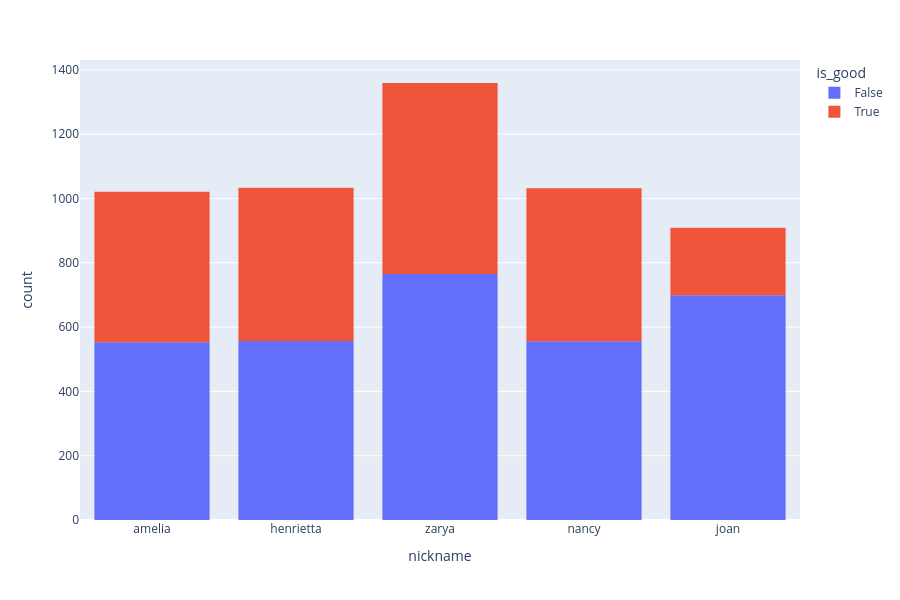

The notebook cell saved with this chart:
### Code cell
px.histogram(passes, x="nickname", color="is_good", height=600)

### Figure 1 — Plotly figure (JSON) as saved in the notebook; plotly's stock layout.template omitted (floating-point values rounded to 4 significant figures; data arrays with more than 128 entries replaced by an {"elided": "..."} marker saying what was removed)
{"data": [{"bingroup": "x", "hovertemplate": "is_good=False<br>nickname=%{x}<br>count=%{y}<extra></extra>", "legendgroup": "False", "marker": {"color": "#636efa", "pattern": {"shape": ""}}, "name": "False", "orientation": "v", "showlegend": true, "type": "histogram", "x": {"elided": "3130 str values"}, "xaxis": "x", "yaxis": "y"}, {"bingroup": "x", "hovertemplate": "is_good=True<br>nickname=%{x}<br>count=%{y}<extra></extra>", "legendgroup": "True", "marker": {"color": "#EF553B", "pattern": {"shape": ""}}, "name": "True", "orientation": "v", "showlegend": true, "type": "histogram", "x": {"elided": "2224 str values"}, "xaxis": "x", "yaxis": "y"}], "layout": {"barmode": "relative", "height": 600, "legend": {"title": {"text": "is_good"}, "tracegroupgap": 0}, "margin": {"t": 60}, "xaxis": {"anchor": "y", "domain": [0, 1], "title": {"text": "nickname"}}, "yaxis": {"anchor": "x", "domain": [0, 1], "title": {"text": "count"}}}}
